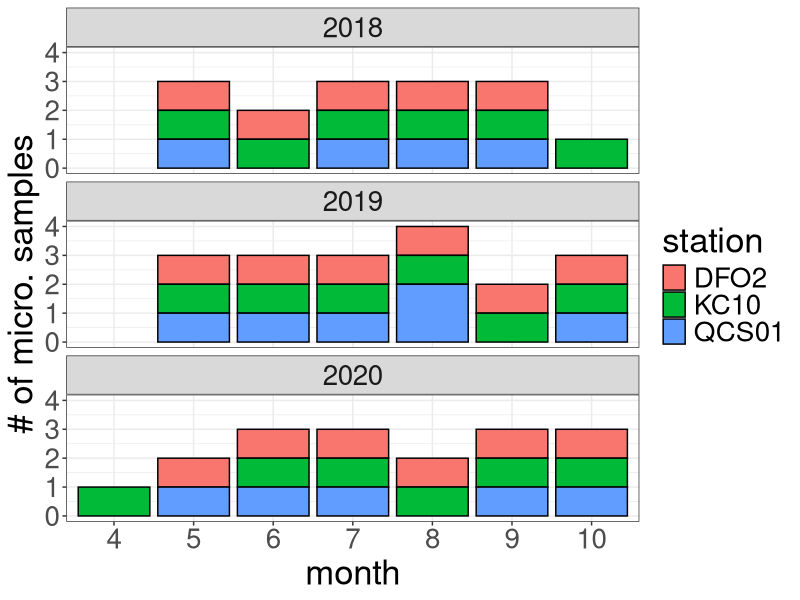
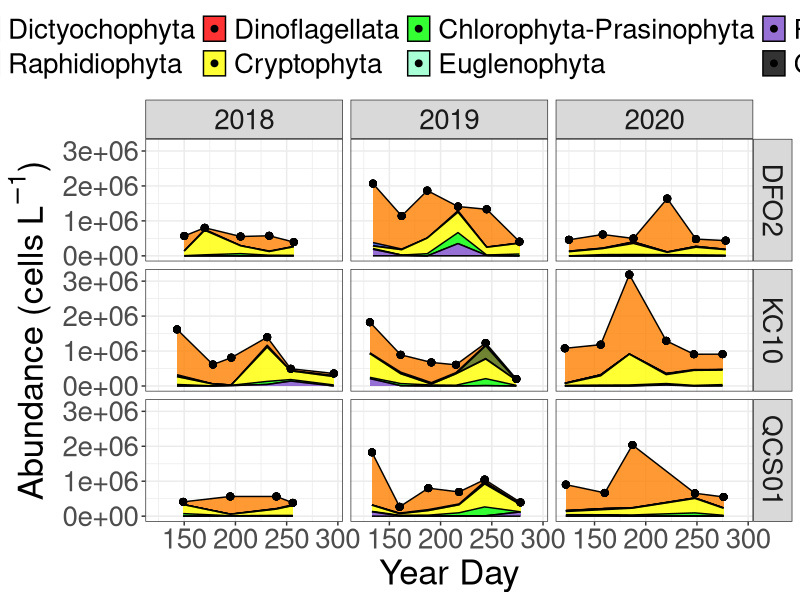
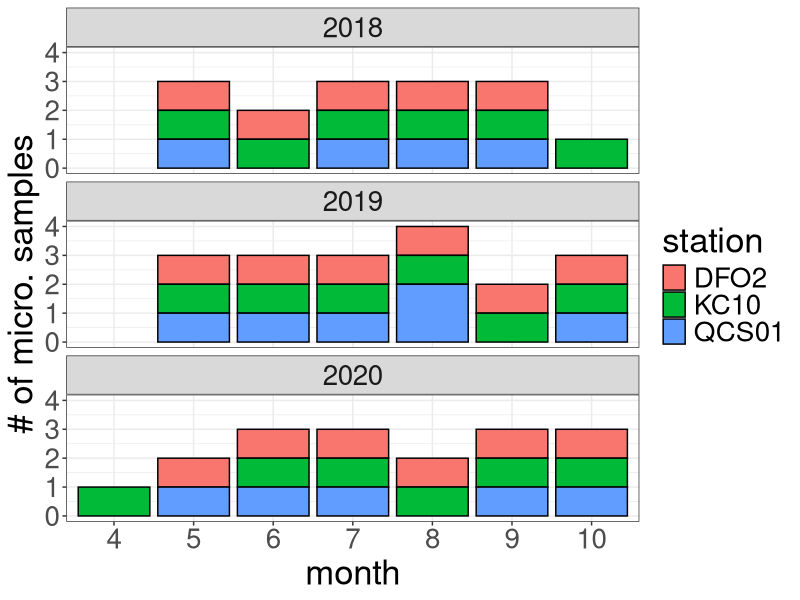
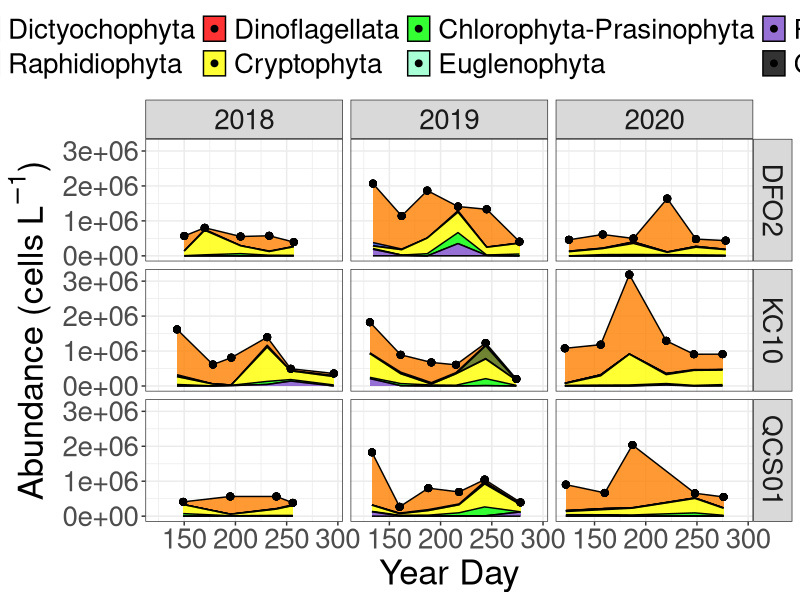

The R script that drew these images, in order: (Note: this script raises an error after producing the figures.)
## ---- chunk 1
#Load packages
library(tidyverse)
library(patchwork)
library(here)
library(readr)
library(readxl)
## ---- chunk 2
#Upload fully formatted microscopy data

micro <- read_csv(here("outputs", "micro_master_2021-10-18.csv"))

## ---- chunk 3
#Upload chemtax data

#Upload data
#Uploading chemtax data
chem <- read_csv(here("outputs", "chemtax_master_2021-11-04.csv")) 


## ---- chunk 4
#Selecting autotrophic groups from class level specifications above. Too coarse for dinos.


#Can't figure out how to make this work with multiple stations. Trying each separately and binding
micro_sum_dfo2 <- micro %>%
  filter(trophicStatus == "auto" &
          site_id == "DFO2") %>% 
  complete(date, group) %>% # make each day have all species, even if not observed (for joining)
  group_by(date, group) %>% 
  summarise(sum = sum(count)) %>% #sum counts for each grouping/class
  ungroup() %>% 
  arrange(date, group) %>% 
  mutate(sum = replace_na(sum, 0),
         site_id = "DFO2") #replace NAs, created by complete, with 0s

micro_sum_kc10 <- micro %>%
  filter(trophicStatus == "auto" &
          site_id == "KC10") %>% 
  complete(date, group) %>% # make each day have all species, even if not observed (for joining)
  group_by(date, group) %>% 
  summarise(sum = sum(count)) %>% #sum counts for each grouping/class
  ungroup() %>% 
  arrange(date, group) %>% 
  mutate(sum = replace_na(sum, 0),
         site_id = "KC10") #replace NAs, created by complete, with 0s

micro_sum_qcs01 <- micro %>%
  filter(trophicStatus == "auto" &
          site_id == "QCS01") %>% 
  complete(date, group) %>% # make each day have all species, even if not observed (for joining)
  group_by(date, group) %>% 
  summarise(sum = sum(count)) %>% #sum counts for each grouping/class
  ungroup() %>% 
  arrange(date, group) %>% 
  mutate(sum = replace_na(sum, 0),
         site_id = "QCS01") #replace NAs, created by complete, with 0s

micro_sum_qu39 <- micro %>%
  filter(trophicStatus == "auto" &
          site_id == "QU39") %>% 
  complete(date, group) %>% # make each day have all species, even if not observed (for joining)
  group_by(date, group) %>% 
  summarise(sum = sum(count)) %>% #sum counts for each grouping/class
  ungroup() %>% 
  arrange(date, group) %>% 
  mutate(sum = replace_na(sum, 0),
         site_id = "QU39") #replace NAs, created by complete, with 0s

micro_sum <- rbind(micro_sum_dfo2, micro_sum_kc10, micro_sum_qcs01, micro_sum_qu39)
## ---- chunk 5
#Set order or groups for plotting

micro_sum$group <- factor(micro_sum$group,
                         levels = c("Bacillariophyta", #Y
                                    "Chrysophyta", #Y
                                    "Dictyochophyta", #Y
                                    "Raphidiophyta", #Y
                                    "Dinoflagellata", #Y
                                    "Cryptophyta",#Y
                                    "Chlorophyta-Prasinophyta", #Y 
                                    "Euglenophyta", #Y
                                    "Prymnesiophyta-Haptophyta", #Y 
                                    "Cyanobacteria", #Y
                                    "Unknown_Chlorophyta?", #Y
                                    "Unknown_Dinophyceae?", #Y
                                    "Unknown_flagellate" #Y
                                    ))
## ---- chunk 6
#Setting colour pallete for microscopy data - roughly comparable to chemtax data
color_palette_micro <- c("#ff8000", #Diatoms 
                   "#2642D5", #Chrysophytes
                   "#ff99c7", #Dicto (same color as chryso as same pig. group)
                   "#4d6600", #Raph
                   "#ff0000", #Dino
                   "#ffff00", #Crypto
                   "#00ff00", #Chloro (chloro and eugleno same colour, same pig. group)
                   "#93FFCA", #Eugleno
                   "#7d4dcc", #Hapto
                   "#000000"  #Cyano
                   )

#Set month labels for plot
month_labels_5 <- rep(c('J','F','M','A','M','J','J','A','S','O','N','D'), 5)

month_labels <- c('J','F','M','A','M','J','J','A','S','O','N','D')
## ---- chunk 7
#Plotting when we have data available for microscopy at Calvert
micro %>%  
  filter(!site_id == "QU39" & date > "2018-01-01" & date < "2021-01-01") %>%  
  distinct(date, site_id) %>% 
  mutate(year = lubridate::year(date),
         month = lubridate::month(date)) %>% 
  group_by(year, month, site_id) %>% 
  summarise(n = n()) %>% 
  ggplot(aes(x = as.factor(month), y = n, fill = site_id)) + 
  geom_bar(stat = "identity", color = "black") +
  facet_wrap(~ year, ncol = 1) +
  theme_bw() +
  labs(y = "# of micro. samples",
       x = "month",
       fill = "station") +
  theme(text = element_text(size = 25))

ggsave(here("figures_new", "sample_number.png"),
       width = 17, height = 15, dpi = 300)
## ---- chunk 8

#Microscopy 2019 timeseries - need to downscale QU39

micro_sum %>% 
  filter(date > "2018-04-01" & date < "2020-11-01" & !site_id == "QU39") %>% 
  group_by(date, site_id) %>% 
  mutate(sum_all = sum(sum, na.rm = TRUE)) %>%
  ungroup() %>% 
  mutate(year = lubridate::year(date),
         month = lubridate::month(date),
         yday = lubridate::yday(date)) %>% 
  ggplot(aes(x = yday, y = sum, group = group, fill = group)) +
  geom_area(position = "stack", alpha = 0.8, size = 0.5, colour = "black") +
  geom_point(aes(x = yday, y = sum_all), size = 2) +
  scale_fill_manual(values = color_palette_micro) +
  facet_grid(site_id ~ year) +
  theme_bw() +
  theme(legend.position = "top",
        legend.direction = "horizontal",
        legend.title = element_blank(),
        text = element_text(size = 11)) +
        # strip.background = element_blank(),
        # strip.text = element_blank()) + 
  labs(x = "Year Day",
           y = bquote("Abundance (cells" ~ L^-1*")")) +
  theme(text = element_text(size = 25)) 

ggsave(here("figures_rev2", "timeseries_calvert.png"),
       width = 17, height = 10, dpi = 300)

## ---- chunk 9
#Making Tidy
#Chemtax
chem_tidy <- chem %>% 
  pivot_longer(c(cyan, hapto, green, cryp, dino, dict, raph, diat),
                 names_to = "phyto_group", values_to = "TChla") %>% 
  group_by(date, site_id, phyto_group) %>% 
  summarize(TChla_mean = mean(TChla)) %>% 
  ungroup() %>% 
  group_by(date, site_id) %>% 
  mutate(TChla_sum = sum(TChla_mean)) %>% 
  ungroup()

## ---- chunk 10

#Order phytoplankton groups roughly from smallest to largest - create order list
order_chem <- c("cyan", "hapto", "green", "cryp",
                "dino", "raph", "dict", "diat")

#Chemtax - Specify order of phyto groups for figures
chem_tidy <- arrange(mutate(chem_tidy,
                                phyto_group = factor(phyto_group,
                                levels = order_chem)))

chem_tidy <- chem_tidy %>% 
  arrange(date, phyto_group)

## ---- chunk 11

#Set Color palette for plotting. Currently based on QU39 manuscript. Brewer has some good ones for R style.
palette_chem <- c("#ff8000", #1 - Diatoms (orange)
                  "#ff99c7", #2 - Dictyochophytes (pink)
                  "#4d6600", #3 - Raphidophytes (dark green)
                  "#ff0000", #4 - Dinoflagellates (Red)
                  "#ffff00", #5 - Cryptophytes (yellow)
                  "#00ff00", #6 - Chlorophyta (light green)
                  "#7d4dcc", #7 - Haptophytes (purple)
                  "#000000") #8 - Cyanobacteria (black)

#Set month labels for plot
month_labels <- c('J','F','M','A','M','J','J','A','S','O','N','D')
## ---- chunk 12
#Plot chemtax data by station - biomass
chem_tidy %>%
  ggplot() +
  geom_area(aes(date, TChla_mean, fill = fct_rev(phyto_group)),
    alpha = 0.8, size = 0.5, colour = "black") +
  geom_point(aes(date, TChla_sum)) +
  facet_wrap(~ site_id, nrow = 4) +
  scale_fill_manual(values = palette_chem) +
  theme_bw() +
  labs(y = bquote("TChl (mg" ~ m^-3*")"),
       fill = "Group") +
  scale_x_date(limits = startEnd,
               breaks = scales::date_breaks("1 month"),
               labels = scales::date_format("%m")) +
  theme(legend.position = "top",
        legend.direction = "horizontal",
        legend.title = element_blank(),
        text = element_text(size = 30)) +
  theme(strip.background = element_blank(),
        strip.text.x = element_blank(),
        text = element_text(size = 30)) +
        # plot.margin = margin(0, 50, 0, 0)) +
  guides(fill = guide_legend(nrow = 1))
  
ggsave(here("figures_new", "calvert_qu39_chem_2019-ts.png"),
       width=16, height=14, dpi=300)
## ---- chunk 13
#Plot chemtax data by station - relative
chem_tidy %>%
  ggplot() +
  geom_area(aes(date, TChla_mean, fill = fct_rev(phyto_group)),
    position = "fill", alpha = 0.8, size = 0.5, colour = "black") +
  geom_point(aes(date, 1)) +
  facet_wrap(~ site_id, nrow = 4) +
  scale_fill_manual(values = palette_chem) +
  theme_bw() +
  labs(y = bquote("Relative (%)"),
       fill = "Group") +
  scale_x_date(limits = startEnd,
               breaks = scales::date_breaks("1 month"),
               labels = scales::date_format("%m")) +
  theme(legend.position = "top",
        legend.direction = "horizontal",
        legend.title = element_blank(),
        text = element_text(size = 30)) +
  theme(strip.background = element_blank(),
        strip.text.x = element_blank(),
        text = element_text(size = 30)) +
        # plot.margin = margin(0, 50, 0, 0)) +
  guides(fill = guide_legend(nrow = 1))
  
ggsave(here("figures", "calvert_qu39_chem_relative_2019-ts.png"),
       width=16, height=14, dpi=300)
## ---- chunk 14
#Trying to plot Relative in a different way - CHEMTAX
chem_qu39_ds <- chem_tidy %>%
  filter(site_id == "QU39")

chem_qu39_ds <- chem_qu39_ds %>%
  filter(date == "2019-05-09" |
         date == "2019-06-04" |
         date == "2019-07-09" |
         date == "2019-08-07" |
         date == "2019-08-29" |
         date == "2019-10-09" |
         #date == "2019-11-26" | #removing this for multi-year analysis
         date == "2020-04-29" | #Different month, but very close temporally
         date == "2020-06-04" |
         date == "2020-07-09" | # Also 06-30 - Tricky
         date == "2020-08-04" | # Also 08-13 
         date == "2020-09-01" |
         date == "2020-10-08")

chem_ds <- chem_tidy %>%
  filter(!site_id == "QU39")

chem_ds <- rbind(chem_ds, chem_qu39_ds)

# chem_ds <- chem_ds %>% 
#   filter(date > "2019-05-01" & date < "2019-12-01") %>% 
#   arrange(date)

chem_ds <- chem_ds %>%  
  mutate(month = lubridate::month(date),
         month = case_when(date == "2019-08-29" ~ 9,
                           date == "2019-08-31" ~ 9,
                           date == "2020-04-29" ~ 5,
                           date == "2020-04-30" ~ 5,
                             TRUE ~ as.numeric (month)))
    
## ---- chunk 15
micro_qu39_ds <- micro_sum %>%
  filter(site_id == "QU39")

micro_qu39_ds_distinct <- micro_qu39_ds %>%
  mutate(month = lubridate::month(date)) %>% 
  filter(date > "2018-01-01" & date < "2021-01-01" & month > 3 & month < 11) %>%
  distinct(date, site_id)

#Trying to plot Relative in a different way - CHEMTAX
micro_qu39_ds <- micro_qu39_ds %>%
  filter(date == "2018-05-29" | #could also be 05-22
         date == "2018-06-26" |
         date == "2018-07-23" | # Could also be 07-16
         date == "2018-08-21" | # 08-14, 08-28
         date == "2018-09-13" |   
         date == "2018-10-24" |
         date == "2019-05-09" |
         date == "2019-06-04" |
         date == "2019-07-09" |
         date == "2019-08-07" |
         date == "2019-08-29" |
         date == "2019-10-09" |
         #date == "2019-11-26" | #removing this for multi-year analysis
         date == "2020-04-29" | #Different month, but very close temporally
         date == "2020-06-04" |
         date == "2020-07-09" | # Also 06-30 - Tricky
         date == "2020-08-04" | # Also 08-13 
         date == "2020-09-01" |
         date == "2020-10-08")

micro_ds <- micro_sum %>%
  filter(!site_id == "QU39")

micro_ds_distinct <- micro_ds %>% 
  mutate(month = lubridate::month(date)) %>% 
  filter(date > "2018-01-01" & date < "2021-01-01" & month > 4 & month < 11) %>%
  distinct(date, site_id) %>% 
  mutate(row_n = row_number())

micro_ds <- rbind(micro_ds, micro_qu39_ds)

# micro_ds <- micro_ds %>% 
#   filter(date > "2019-05-01" & date < "2019-12-01") %>% 
#   arrange(date)

micro_ds <- micro_ds %>%  
  mutate(month = lubridate::month(date),
         month = case_when(date == "2019-08-29" ~ 9,
                           date == "2019-08-31" ~ 9,
                           date == "2020-04-29" ~ 5,
                           date == "2020-04-30" ~ 5,
                             TRUE ~ as.numeric (month)))
## ---- chunk 16
p1 <- micro_ds %>% 
  filter(!group == "Unknown_Chlorophyta?" &
         !group == "Unknown_Dinophyceae?" &
         !group == "Unknown_flagellate" &
           date >= "2018-05-01" & date < "2018-11-01") %>% 
  ggplot(aes(x = site_id, y = sum, fill = group)) +
  geom_bar(position = "stack", stat = "identity", color = "black") +
  ylim(y = c(0, 3500000)) +
  facet_wrap(~ month, nrow = 1) +
  scale_fill_manual(values = color_palette_micro) +
  scale_x_discrete(labels = c("DFO2" = "F", "KC10" = "C", "QCS01" = "S",
                              "QU39" = "E")) +
  # labs(y = bquote("Abundance (cells" ~ L^-1*")")) +
  theme_bw() +
  theme(legend.position = "top",
        legend.direction = "horizontal",
        legend.title = element_blank(),
        axis.title.x = element_blank(),
        axis.text.x = element_blank(),
        axis.title.y = element_blank(),
        text = element_text(size = 30),
        axis.text = element_text(colour = "black"))

p2 <- micro_ds %>% 
  filter(!group == "Unknown_Chlorophyta?" &
         !group == "Unknown_Dinophyceae?" &
         !group == "Unknown_flagellate" &
           date >= "2019-05-01" & date < "2019-11-01") %>% 
  ggplot(aes(x = site_id, y = sum, fill = group)) +
  geom_bar(position = "stack", stat = "identity", color = "black") +
  ylim(y = c(0, 3500000)) +
  facet_wrap(~ month, nrow = 1) +
  scale_fill_manual(values = color_palette_micro) +
  scale_x_discrete(labels = c("DFO2" = "F", "KC10" = "C", "QCS01" = "S",
                              "QU39" = "E")) +
  labs(y = bquote("Abund. (cells" ~ L^-1*")")) +
  theme_bw() +
  theme(strip.background = element_blank(),
        strip.text.x = element_blank(),
        legend.position = "none",
        axis.title.x = element_blank(),
        axis.text.x = element_blank(),
        text = element_text(size = 30),
        axis.text = element_text(colour = "black"))

p3 <- micro_ds %>% 
  filter(!group == "Unknown_Chlorophyta?" &
         !group == "Unknown_Dinophyceae?" &
         !group == "Unknown_flagellate" &
          date > "2020-04-27" & date < "2020-11-01") %>% 
  ggplot(aes(x = site_id, y = sum, fill = group)) +
  geom_bar(position = "stack", stat = "identity", color = "black") +
  ylim(y = c(0, 3500000)) +
  facet_wrap(~ month, nrow = 1) +
  scale_fill_manual(values = color_palette_micro) +
  scale_x_discrete(labels = c("DFO2" = "F", "KC10" = "C", "QCS01" = "S",
                              "QU39" = "E")) +
  # labs(y = bquote("Abundance (cells" ~ L^-1*")")) +
  theme_bw() +
  theme(strip.background = element_blank(),
        strip.text.x = element_blank(),
        legend.position = "none",
        axis.title.x = element_blank(),
        axis.title.y = element_blank(),
        text = element_text(size = 30),
        axis.text = element_text(colour = "black"))

fig <-  p1/p2/p3

ggsave(here("figures_new", "calvert_qu39_2018-2020_micro_box_absolute.png"), fig,
       width = 20, height = 12, dpi = 300)
## ---- chunk 17
# p1 <- micro_ds %>% 
#   filter(!group == "Unknown_Chlorophyta?" &
#          !group == "Unknown_Dinophyceae?" &
#          !group == "Unknown_flagellate" &
#            date >= "2018-01-01" & date < "2021-01-01" & month > 4 & month < 11) %>% 
#   mutate(year = lubridate::year(date),
#          row_n = row_number()) %>% 
#   ggplot(aes(x = site_id, y = sum, fill = group)) +
#   geom_bar(position = "stack", stat = "identity", color = "black") +
#   geom_text(aes(label = row_n, group = site_id),  vjust = -1, data = micro_ds_distinct) +
#   ylim(y = c(0, 3500000)) +
#   facet_grid(year ~ month) +
#   scale_fill_manual(values = color_palette_micro) +
#   scale_x_discrete(labels = c("DFO2" = "F", "KC10" = "C", "QCS01" = "S",
#                               "QU39" = "E")) +
#   # labs(y = bquote("Abundance (cells" ~ L^-1*")")) +
#   theme_bw() +
#   theme(legend.position = "top",
#         legend.direction = "horizontal",
#         legend.title = element_blank(),
#         axis.title.x = element_blank(),
#         axis.text.x = element_blank(),
#         axis.title.y = element_blank(),
#         text = element_text(size = 30),
#         axis.text = element_text(colour = "black"))
# 
# 
# 
# ggsave(here("figures_new", "calvert_qu39_2018-2020_micro_box_absolute_grid.png"),
#        width = 20, height = 12, dpi = 300)
## ---- chunk 18
p1 <- chem_ds %>% 
  filter(date >= "2019-05-01" & date < "2019-11-01") %>% 
  ggplot(aes(x = site_id, y = TChla_mean, fill = fct_rev(phyto_group))) +
  geom_bar(position = "stack", stat = "identity", color = "black") +
  facet_wrap(~ month, nrow = 1) +
  scale_fill_manual(values = palette_chem) +
  scale_x_discrete(labels = c("DFO2" = "F", "KC10" = "C", "QCS01" = "S",
                              "QU39" = "E")) +
  labs(y = bquote("TChl (mg" ~ m^-3*")")) +
  theme_bw() +
  theme(legend.position = "top",
        legend.direction = "horizontal",
        legend.title = element_blank()) +
  theme(axis.title.x = element_blank(),
        text = element_text(size = 30),
        axis.text = element_text(colour = "black")) +
  guides(fill = guide_legend(nrow = 1))

p2 <- chem_ds %>% 
  filter(date > "2020-04-27" & date < "2020-11-01") %>%  
  ggplot(aes(x = site_id, y = TChla_mean, fill = fct_rev(phyto_group))) +
  geom_bar(position = "stack", stat = "identity", color = "black") +
  facet_wrap(~ month, nrow = 1) +
  scale_fill_manual(values = palette_chem) +
  scale_x_discrete(labels = c("DFO2" = "F", "KC10" = "C", "QCS01" = "S",
                              "QU39" = "E")) +
  labs(y = bquote("TChl (mg" ~ m^-3*")")) +
  theme_bw() +
  theme(strip.background = element_blank(),
        strip.text.x = element_blank(),
        legend.position = "none",
        axis.title.x = element_blank(),
        axis.text.x = element_blank(),
        text = element_text(size = 30),
        axis.text = element_text(colour = "black")) +
  guides(fill = guide_legend(nrow = 1))

fig <- p1/p2

ggsave(here("figures_new", "calvert_qu39_2018-2020_chem_box_absolute.png"), fig,
       width = 20, height = 10, dpi = 300)
## ---- chunk 19
p1 <- micro_ds %>% 
  filter(!group == "Unknown_Chlorophyta?" &
         !group == "Unknown_Dinophyceae?" &
         !group == "Unknown_flagellate" &
           date >= "2019-05-01" & date <= "2019-12-01") %>% 
  ggplot(aes(x = site_id, y = sum, fill = group)) +
  geom_bar(position = "stack", stat = "identity") +
  facet_wrap(~ month, nrow = 1) +
  scale_fill_manual(values = color_palette_micro) +
  scale_x_discrete(labels = c("DFO2" = "F", "KC10" = "C", "QCS01" = "S",
                              "QU39" = "E")) +
  labs(y = bquote("Abundance (cells" ~ L^-1*")")) +
  theme_bw() +
  theme(legend.position = "top",
        legend.direction = "horizontal",
        legend.title = element_blank()) +
  theme(axis.title.x = element_blank(),
        text = element_text(size = 30),
        axis.text = element_text(colour = "black"))

p2 <- chem_ds %>% 
  filter(date >= "2019-05-01" & date <= "2019-12-01") %>% 
  ggplot(aes(x = site_id, y = TChla_mean, fill = fct_rev(phyto_group))) +
  geom_bar(position = "stack", stat = "identity") +
  facet_wrap(~ month, nrow = 1) +
  scale_fill_manual(values = palette_chem) +
  scale_x_discrete(labels = c("DFO2" = "F", "KC10" = "C", "QCS01" = "S",
                              "QU39" = "E")) +
  labs(y = bquote("TChl (mg" ~ m^-3*")")) +
  theme_bw() +
  theme(legend.position = "top",
        legend.direction = "horizontal",
        legend.title = element_blank()) +
  theme(axis.title.x = element_blank(),
        text = element_text(size = 30),
        axis.text = element_text(colour = "black")) +
  guides(fill = guide_legend(nrow = 1))

fig <- p1/p2

ggsave(here("figures_new", "calvert_qu39_2019_box_comb_absolute_test.png"), fig,
       width = 20, height = 10, dpi = 300)
## ---- chunk 20
p1 <- micro_ds %>% 
  filter(!group == "Unknown_Chlorophyta?" &
         !group == "Unknown_Dinophyceae?" &
         !group == "Unknown_flagellate" &
           date >= "2019-05-01" & date <= "2019-12-01") %>%
  ggplot(aes(x = site_id, y = sum, fill = group)) +
  geom_bar(position = "fill", stat = "identity") +
  facet_wrap(~ month, nrow = 1) +
  scale_fill_manual(values = color_palette_micro) +
  scale_x_discrete(labels = c("DFO2" = "F", "KC10" = "C", "QCS01" = "S",
                              "QU39" = "E")) +
  labs(y = bquote("Abundance (%)")) +
  theme_bw() +
  theme(legend.position = "top",
        legend.direction = "horizontal",
        legend.title = element_blank()) +
  theme(axis.title.x = element_blank(),
        text = element_text(size = 30),
        axis.text = element_text(colour = "black"))

p2 <- chem_ds %>% 
  filter(date >= "2019-05-01" & date <= "2019-12-01") %>%
  ggplot(aes(x = site_id, y = TChla_mean, fill = fct_rev(phyto_group))) +
  geom_bar(position="fill", stat="identity") +
  facet_wrap(~ month, nrow = 1) +
  scale_fill_manual(values = palette_chem) +
  scale_x_discrete(labels = c("DFO2" = "F", "KC10" = "C", "QCS01" = "S",
                              "QU39" = "E")) +
  labs(y = bquote("TChl (%)")) +
  theme_bw() +
  theme(legend.position = "top",
        legend.direction = "horizontal",
        legend.title = element_blank()) +
  theme(axis.title.x = element_blank(),
        text = element_text(size = 30),
        axis.text = element_text(colour = "black")) +
  guides(fill = guide_legend(nrow = 1))

fig <- p1/p2

ggsave(here("figures_new", "calvert_qu39_2019_box_comb_test.png"), fig,
       width = 20, height = 10, dpi = 300)
## ---- chunk 21
micro_qu39_ds_full <- micro %>%
  filter(site_id == "QU39")

micro_qu39_ds_full_distinct <- micro_qu39_ds_full %>%
  mutate(month = lubridate::month(date)) %>% 
  filter(date > "2018-01-01" & date < "2021-01-01" & month > 3 & month < 11) %>%
  distinct(date, site_id)

#Trying to plot Relative in a different way - CHEMTAX
micro_qu39_ds_full <- micro_qu39_ds_full %>%
  filter(date == "2018-05-29" | #could also be 05-22
         date == "2018-06-26" |
         date == "2018-07-23" | # Could also be 07-16
         date == "2018-08-21" | # 08-14, 08-28
         date == "2018-09-13" |   
         date == "2018-10-24" |
         date == "2019-05-09" |
         date == "2019-06-04" |
         date == "2019-07-09" |
         date == "2019-08-07" |
         date == "2019-08-29" |
         date == "2019-10-09" |
         #date == "2019-11-26" | #removing this for multi-year analysis
         date == "2020-04-29" | #Different month, but very close temporally
         date == "2020-06-04" |
         date == "2020-07-09" | # Also 06-30 - Tricky
         date == "2020-08-04" | # Also 08-13 
         date == "2020-09-01" |
         date == "2020-10-08")

micro_ds_full <- micro %>%
  filter(!site_id == "QU39")

micro_ds_full_distinct <- micro_ds_full %>% 
  mutate(month = lubridate::month(date)) %>% 
  filter(date > "2018-01-01" & date < "2021-01-01" & month > 4 & month < 11) %>%
  distinct(date, site_id) %>% 
  mutate(row_n = row_number())

micro_ds_full <- rbind(micro_ds_full, micro_qu39_ds_full)


micro_ds_full <- micro_ds_full %>%  
  mutate(month = lubridate::month(date),
         month = case_when(date == "2019-08-29" ~ 9,
                           date == "2019-08-31" ~ 9,
                           date == "2020-04-29" ~ 5,
                           date == "2020-04-30" ~ 5,
                             TRUE ~ as.numeric (month)))

micro_ds_full <- micro_ds_full %>% 
  filter(date > "2018-01-01" & date < "2020-12-31" & month > 4 & month < 11)
## ---- chunk 22
micro_ds_full %>% 
  filter(scientificName == "Thalassiosira rotula") %>%
  mutate(year = lubridate::year(date)) %>% 
  ggplot(aes(x = month, y = count, color = site_id)) +
  geom_point() +
  facet_wrap(~year)
